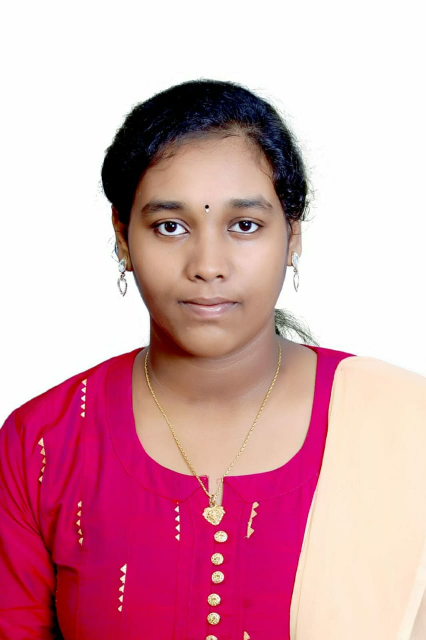
#> input picture face.jpg, 852 x 1280 px (shown at 1/2 size)
$ jupyter execute 'DIPT WORKSHOP-1 (1).ipynb'
#> lines starting #> are read from the running program, lines starting #| are printed output that depends on the picture; after the words box and inside, x2 and y2 are one past the last pixel; in counts of white or black regions, pixels touching at a corner belong together
[cell 1]
# Import libraries
import cv2
import numpy as np
import matplotlib.pyplot as plt

[cell 2]
# Load the Face Image
faceImage = cv2.imread('face.jpg')
#> faceImage is the input picture: shape (1280, 852, 3); mean B, G, R 171.7, 159.8, 214.9
plt.imshow(faceImage[:,:,::-1]);plt.title("Face")

[cell 3]
faceImage.shape
#> Out = (1280, 852, 3)

[cell 4]
#resized_faceImage.shape
faceImage.shape
#> Out = (1280, 852, 3)

[cell 5]
# Load the Sunglass image with Alpha channel
# (http://pluspng.com/sunglass-png-1104.html)
glassPNG = cv2.imread('glass.png',-1)
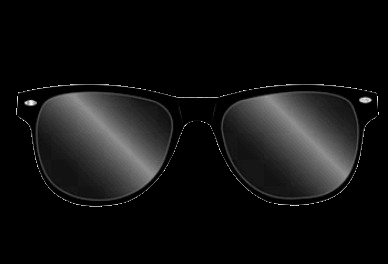
#> input picture glass.png, 388 x 264 px
#> glassPNG is the input picture: shape (264, 388, 4); mean B, G, R, A 17.5, 17.5, 17.5, 78.3
plt.imshow(glassPNG[:,:,::-1]);plt.title("glassPNG")
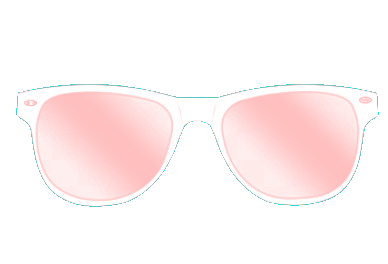
#> shown: shape (264, 388, 4); mean R, G, B, A 78.3, 17.5, 17.5, 17.5; transparent parts drawn white

[cell 6]
# Resize the image to fit over the eye region
glassPNG = cv2.resize(glassPNG,(370,140))
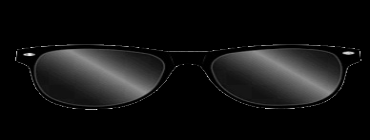
#> glassPNG: shape (140, 370, 4); mean B, G, R, A 17.5, 17.5, 17.5, 78.3
print("image Dimension ={}".format(glassPNG.shape))
#| image Dimension =(140, 370, 4)

[cell 7]
# Separate the Color and alpha channels
glassBGR = glassPNG[:,:,0:3]
glassMask1 = glassPNG[:,:,3]

[cell 8]
# Display the images for clarity
plt.figure(figsize=[15,15])
plt.subplot(121);plt.imshow(glassBGR[:,:,::-1]);plt.title('Sunglass Color channels');
plt.subplot(122);plt.imshow(glassMask1,cmap='gray');plt.title('Sunglass Alpha channel');

[cell 9]
# Make a copy
#faceWithGlassesNaive = resized_faceImage.copy()
faceWithGlassesNaive = faceImage.copy()

# Replace the eye region with the sunglass image
faceWithGlassesNaive[385:525,240:610]=glassBGR
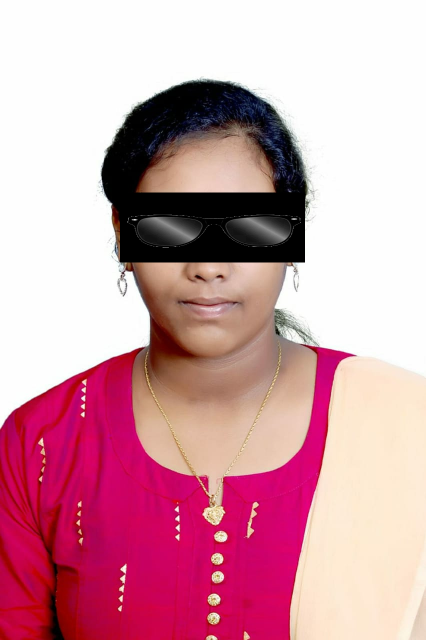
#> faceWithGlassesNaive: shape (1280, 852, 3) (shown at 1/2 size); 4.69% of pixels changed, all inside (x1, y1, x2, y2) = (240, 385, 610, 525)

plt.imshow(faceWithGlassesNaive[...,::-1])

[cell 10]
# Make the dimensions of the mask same as the input image.
# Since Face Image is a 3-channel image, we create a 3 channel image for the mask
glassMask = cv2.merge((glassMask1,glassMask1,glassMask1))

# Make the values [0,1] since we are using arithmetic operations
glassMask = np.uint8(glassMask/255)
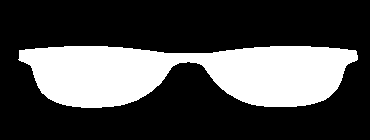
#> glassMask: shape (140, 370, 3); values 0 (black) and 1 (white), 28.9% white; 1 white region, box (x1, y1, x2, y2) and area: (18, 46, 358, 108) 14947

# Make a copy
faceWithGlassesArithmetic = faceImage.copy()

# Get the eye region from the face image
eyeROI= faceWithGlassesArithmetic[385:525,225:595]
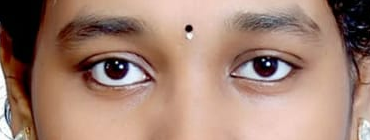
#> eyeROI: shape (140, 370, 3); mean B, G, R 115.2, 130.1, 162.7

# Use the mask to create the masked eye region
maskedEye = cv2.multiply(eyeROI,(1-  glassMask ))

# Use the mask to create the masked sunglass region
maskedGlass = cv2.multiply(glassBGR,glassMask)

# Combine the Sunglass in the Eye Region to get the augmented image
eyeRoiFinal = cv2.add(maskedEye, maskedGlass)
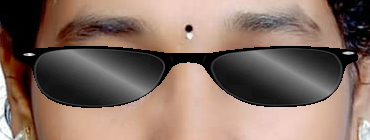
#> eyeRoiFinal: shape (140, 370, 3); mean B, G, R 100.1, 111.2, 133.9

# Display the intermediate results
plt.figure(figsize=[20,20])
plt.subplot(131);plt.imshow(maskedEye[...,::-1]);plt.title("Masked Eye Region")
plt.subplot(132);plt.imshow(maskedGlass[...,::-1]);plt.title("Masked Sunglass Region")
plt.subplot(133);plt.imshow(eyeRoiFinal[...,::-1]);plt.title("Augmented Eye and Sunglass")
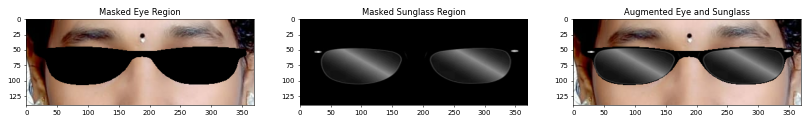
#> figure drawn by matplotlib, 3 panels

[cell 11]
# Replace the eye ROI with the output from the previous section
faceWithGlassesArithmetic[385:525,225:595]=eyeRoiFinal
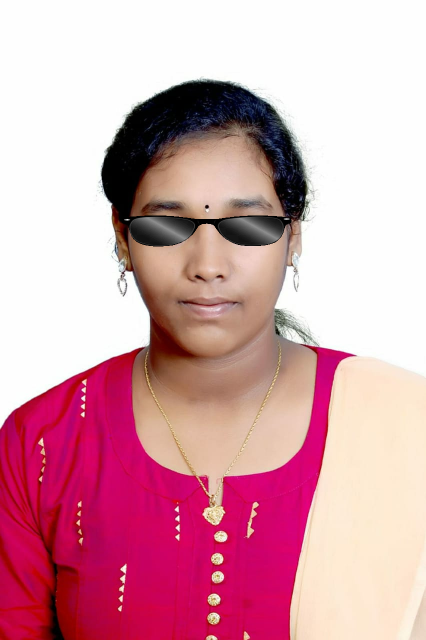
#> faceWithGlassesArithmetic: shape (1280, 852, 3) (shown at 1/2 size); 1.37% of pixels changed, all inside (x1, y1, x2, y2) = (243, 431, 583, 493)

# Display the final result
plt.figure(figsize=[20,20]);
plt.subplot(121);plt.imshow(faceImage[:,:,::-1]); plt.title("Original Image");
plt.subplot(122);plt.imshow(faceWithGlassesArithmetic[:,:,::-1]);plt.title("With Sunglasses");
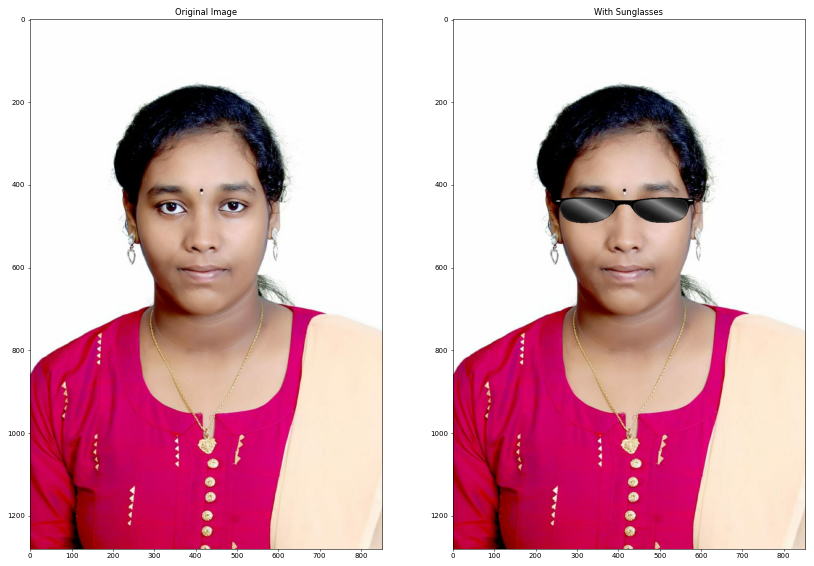
#> figure drawn by matplotlib, 2 panels
